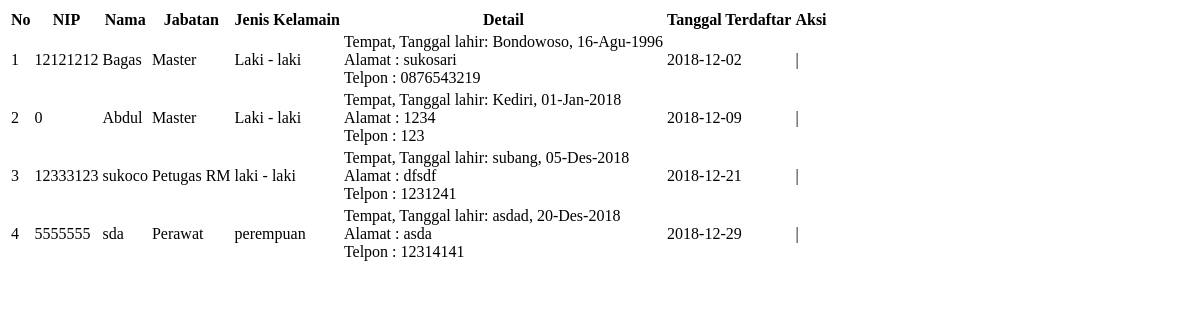
Page /_plug_jabatan/FormPerawatan/DataMaster.php on the committed database.
### tables this page shows
CREATE TABLE IF NOT EXISTS `master_pegawai` (
  `id` int(20) NOT NULL,
  `nip` varchar(25) NOT NULL,
  `nama` varchar(50) NOT NULL,
  `jabatan` enum('Master','Dokter','Petugas RM','Perawat') NOT NULL,
  `jenis_kelamin` varchar(30) NOT NULL,
  `tempat_lahir` varchar(30) NOT NULL,
  `tanggal_lahir` date NOT NULL,
  `alamat` varchar(100) NOT NULL,
  `no_telepon` varchar(20) NOT NULL,
  `tgl_terdaftar` date NOT NULL,
  `username` varchar(30) NOT NULL,
  `password` text NOT NULL,
  `gambar` text NOT NULL
);

### _config/config.php (called while the page is built, shortened)
<?php
function base_url($url = null){
	$base_url = "http://localhost/poligogo";
	if($url != null){
		return $base_url."/".$url;
	} else {
		return $base_url;
	}
}
?>

### _plug_jabatan/FormPerawatan/Crud.php (called while the page is built, shortened)
<?php
	class Crud
	{
		var $table = 'master_pegawai';
	    public function __construct()
	    {
			require '../../_config/config.php';
	    }
	    public function get_data(){
	    	$mysqli = mysqli_connect('localhost','root','','db_poligigi');
	    	$query = mysqli_query($mysqli, "select * from $this->table");
	    	while ($ress = mysqli_fetch_assoc($query)) {
	    	    	$result[] = $ress;
	    	}
	    	return $result;
	    }
	}
?>

### _plug_jabatan/FormPerawatan/DataMaster.php (the view, shortened to what this page needs)
<?php
require 'Crud.php';
$crud = new crud;
?>
<link href="<?php echo base_url();?>/_assets/css/plugins/dataTables/dataTables.bootstrap.css" rel="stylesheet">
 <table class="table table-striped table-bordered table-hover" id="dataTables-example">
                                            <thead>
                                                <tr>
                                                    <th>No</th>
                                                    <th>NIP</th>
                                                    <th>Nama</th>
                                                    <th>Jabatan</th>
                                                    <th>Jenis Kelamain</th>
                                                    <th>Detail</th>
                                                    <th>Tanggal Terdaftar</th>
                                                    <th>Aksi</th>
                                                </tr>
                                            </thead>
                                            <tbody>
                                                <?php
                                                    foreach ($crud->get_data() as $key_data => $value_data) {
                                                        $tanggal = explode('-', $value_data['tanggal_lahir']);
                                                        $bulan = $tanggal[1];
                                                        if($bulan == 1){
                                                            $bulan = 'Jan';
                                                        }elseif ($bulan == 2) {
                                                            $bulan = "Feb";
                                                        }elseif ($bulan == 3) {
                                                            $bulan = "Mar";
                                                        }elseif ($bulan == 4) {
                                                            $bulan = "Apr";
                                                        }elseif ($bulan == 5) {
                                                            $bulan = "Mei";
                                                        }elseif ($bulan == 6) {
                                                            $bulan = "Jun";
                                                        }elseif ($bulan == 7) {
                                                            $bulan = "Jul";
                                                        }elseif ($bulan == 8) {
                                                            $bulan = "Agu";
                                                        }elseif ($bulan == 9) {
                                                            $bulan = "Sep";
                                                        }elseif ($bulan == 10) {
                                                            $bulan = "Okt";
                                                        }elseif ($bulan == 11) {
                                                            $bulan = "Nov";
                                                        }else{
                                                            $bulan = "Des";
                                                        }
                                                        $key_data++;
                                                        echo "<tr>
                                                                <td>$key_data</td>
                                                                <td>".$value_data['nip']."</td>
                                                                <td>".$value_data['nama']."</td>
                                                                <td>".$value_data['jabatan']."</td>
                                                                <td>".$value_data['jenis_kelamin']."</td>
                                                                <td> Tempat, Tanggal lahir: ".$value_data['tempat_lahir'].", ".$tanggal[2]."-".$bulan."-".$tanggal[0]."<br>
                                                                Alamat : ".$value_data['alamat']."<br>
                                                                Telpon : ".$value_data['no_telepon']."<br></td>
                                                                <td>".$value_data['tgl_terdaftar']."</td>
                                                                <td>
                                                                    <a href='javascript:void(0);' data-toggle='modal' data-target='#exampleModalLong' id='ubah".$key_data."' data-id='".$value_data['id']."' data-nip='".$value_data['nip']."' data-nama='".$value_data['nama']."' data-jabatan='".$value_data['jabatan']."' data-jk='".$value_data['jenis_kelamin']."' data-tempat='".$value_data['tempat_lahir']."' data-tanggal='".$value_data['tanggal_lahir']."' data-alamat='".$value_data['alamat']."' data-no='".$value_data['no_telepon']."' title='Ubah data'>
                                                                    <span class='glyphicon glyphicon-pencil'></span>
                                                                    </a>
                                                                    |
                                                                    <a href='javascript:void(0);' id='hapus".$key_data."' data-id='".$value_data['id']."'><span class='glyphicon glyphicon-trash'></span></a>&nbsp;
                                                                </td>
                                                        </tr>";
                                                    }
                                                ?>
                                            </tbody>
                                        </table>

### rows in the picture
master_pegawai: nip "12121212", nama "Bagas", jabatan "Master", jenis_kelamin "Laki - laki", tempat_lahir "Bondowoso", tanggal_lahir "16", tanggal_lahir "Agu", tanggal_lahir "1996", alamat "sukosari", no_telepon "0876543219", tgl_terdaftar "2018-12-02"
master_pegawai: nip "0", nama "Abdul", jabatan "Master", jenis_kelamin "Laki - laki", tempat_lahir "Kediri", tanggal_lahir "01", tanggal_lahir "Jan", tanggal_lahir "2018", alamat "1234", no_telepon "123", tgl_terdaftar "2018-12-09"
master_pegawai: nip "12333123", nama "sukoco", jabatan "Petugas RM", jenis_kelamin "laki - laki", tempat_lahir "subang", tanggal_lahir "05", tanggal_lahir "Des", tanggal_lahir "2018", alamat "dfsdf", no_telepon "1231241", tgl_terdaftar "2018-12-21"
master_pegawai: nip "5555555", nama "sda", jabatan "Perawat", jenis_kelamin "perempuan", tempat_lahir "asdad", tanggal_lahir "20", tanggal_lahir "Des", tanggal_lahir "2018", alamat "asda", no_telepon "12314141", tgl_terdaftar "2018-12-29"
